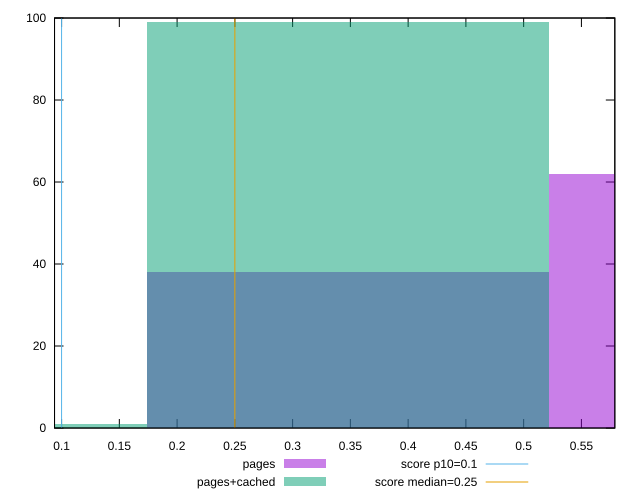

Source code (gnuplot):
reset

$pages <<EOF
0.3477474381406772 38
0.6954948762813544 62
EOF

$pagesCached <<EOF
0.3477474381406772 99
0 1
EOF

set key outside below
set boxwidth 0.3477474381406772
set xrange [0.09390384928385416:0.5789194452497695]
set yrange [0:100]
set trange [0:100]
set style fill transparent solid 0.5 noborder

set parametric
set terminal svg size 640, 500 enhanced background rgb 'white'
set output "reprap/cumulative-layout-shift/comparison/histogram/1_vs_2.svg"

plot $pages title "pages" with boxes, \
     $pagesCached title "pages+cached" with boxes, \
     0.1,t title "score p10=0.1", \
     0.25,t title "score median=0.25"

reset
